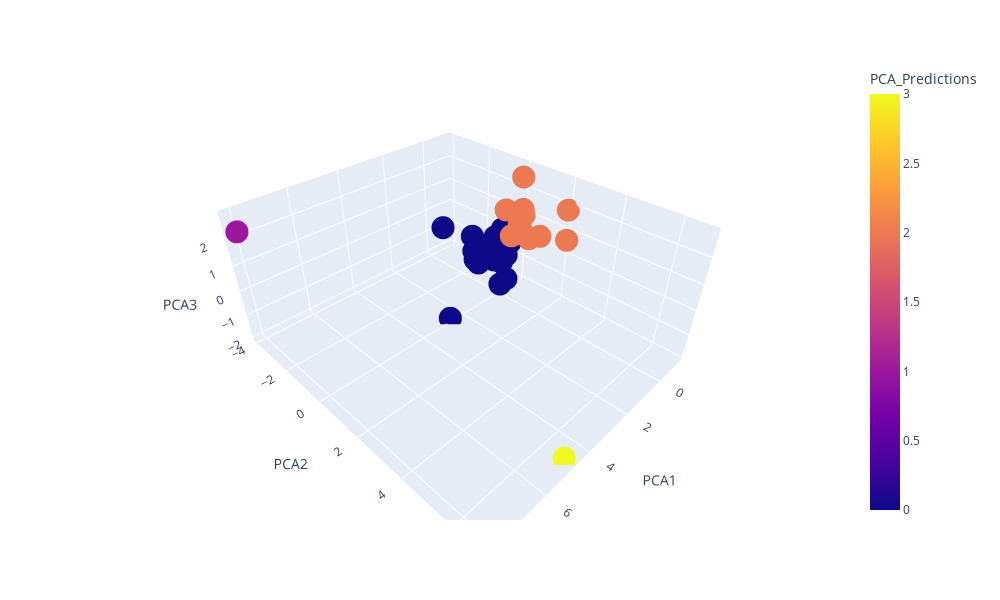

The notebook cell saved with this chart:
### Code cell
# Create a scatter plot using hvPlot by setting
# `x="PC1"` and `y="PC2"`.
# Color the graph points with the labels found using K-Means and
# add the crypto name in the `hover_cols` parameter to identify
# the cryptocurrency represented by each data point.

import plotly.express as px
# Create a 3D scatter plot using plotly
market_pca_prediction_3d = market_pca_prediction.reset_index()
fig = px.scatter_3d(
    market_pca_prediction_3d, 
    x='PCA1', 
    y='PCA2', 
    z='PCA3', 
    color='PCA_Predictions',
    hover_data=['Crypto_names'])

fig.update_layout( width=1000, height=600)  # Adjust the height as needed
fig.show()

### Figure 1 — Plotly figure (JSON) as saved in the notebook; plotly's stock layout.template omitted (floating-point values rounded to 4 significant figures)
{"data": [{"customdata": [["bitcoin"], ["ethereum"], ["tether"], ["ripple"], ["bitcoin-cash"], ["binancecoin"], ["chainlink"], ["cardano"], ["litecoin"], ["bitcoin-cash-sv"], ["crypto-com-chain"], ["usd-coin"], ["eos"], ["monero"], ["tron"], ["tezos"], ["okb"], ["stellar"], ["cosmos"], ["cdai"], ["neo"], ["wrapped-bitcoin"], ["leo-token"], ["huobi-token"], ["nem"], ["binance-usd"], ["iota"], ["vechain"], ["zcash"], ["theta-token"], ["dash"], ["ethereum-classic"], ["ethlend"], ["maker"], ["havven"], ["omisego"], ["celsius-degree-token"], ["ontology"], ["ftx-token"], ["true-usd"], ["digibyte"]], "hovertemplate": "PCA1=%{x}<br>PCA2=%{y}<br>PCA3=%{z}<br>Crypto_names=%{customdata[0]}<br>PCA_Predictions=%{marker.color}<extra></extra>", "legendgroup": "", "marker": {"color": [2, 2, 0, 0, 2, 2, 2, 2, 2, 0, 0, 0, 0, 2, 0, 2, 0, 0, 2, 0, 0, 2, 0, 0, 0, 0, 0, 0, 2, 0, 0, 0, 1, 2, 0, 0, 3, 0, 0, 0, 0], "coloraxis": "coloraxis", "symbol": "circle"}, "mode": "markers", "name": "", "scene": "scene", "showlegend": false, "type": "scatter3d", "x": [-0.6007, -0.4583, -0.4331, -0.4718, -1.158, -0.5165, -0.4507, -0.3456, -0.6495, -0.759, -0.2482, -0.4384, -0.6934, 0.0605, -0.3934, -0.7962, 0.06407, -0.489, -0.3063, -0.5135, -0.3621, -0.6043, -0.4133, -0.4075, 0.609, -0.4502, -0.7647, -0.5563, -0.4251, 2.677, -0.6139, -0.5799, 8.089, -0.389, 0.8658, 0.1117, 4.792, -0.6324, -0.5931, -0.4581, -0.2979], "y": [0.8428, 0.4585, -0.1681, -0.2227, 2.041, 1.388, 0.5177, 0.7294, 0.4322, -0.2012, -1.376, -0.1753, -0.4738, 2.909, -0.1082, -0.4944, -1.27, -0.7327, 0.7034, -0.1428, -0.9869, 0.8274, -0.6741, -0.2125, 0.5635, -0.151, -0.5179, -1.938, 0.493, -0.01395, -0.4793, -0.3563, -3.897, 0.165, -2.262, 0.4283, 6.768, -2.108, 0.02148, -0.1357, -0.1911], "z": [0.4616, 0.9529, -0.6418, -0.4791, 1.86, 0.8041, 2.846, 1.478, 0.6003, -0.2177, -1.462, -0.6634, -0.5276, 1.499, -0.01276, 1.083, -1.099, -0.06254, 1.714, -0.6566, -0.7288, 0.4393, -1.077, -0.3514, -1.149, -0.6474, 0.205, -1.262, 1.058, -1.965, 0.3396, -0.1149, 2.301, 0.3794, 0.2756, -1.205, -1.987, -0.6522, 0.2099, -0.6353, -0.9096]}], "layout": {"coloraxis": {"colorbar": {"title": {"text": "PCA_Predictions"}}, "colorscale": [[0, "#0d0887"], [0.1111, "#46039f"], [0.2222, "#7201a8"], [0.3333, "#9c179e"], [0.4444, "#bd3786"], [0.5556, "#d8576b"], [0.6667, "#ed7953"], [0.7778, "#fb9f3a"], [0.8889, "#fdca26"], [1, "#f0f921"]]}, "height": 600, "legend": {"tracegroupgap": 0}, "margin": {"t": 60}, "scene": {"aspectmode": "auto", "aspectratio": {"x": 1.184, "y": 1.365, "z": 0.6187}, "domain": {"x": [0, 1], "y": [0, 1]}, "xaxis": {"title": {"text": "PCA1"}, "type": "linear"}, "yaxis": {"title": {"text": "PCA2"}, "type": "linear"}, "zaxis": {"title": {"text": "PCA3"}, "type": "linear"}}, "width": 1000}}
